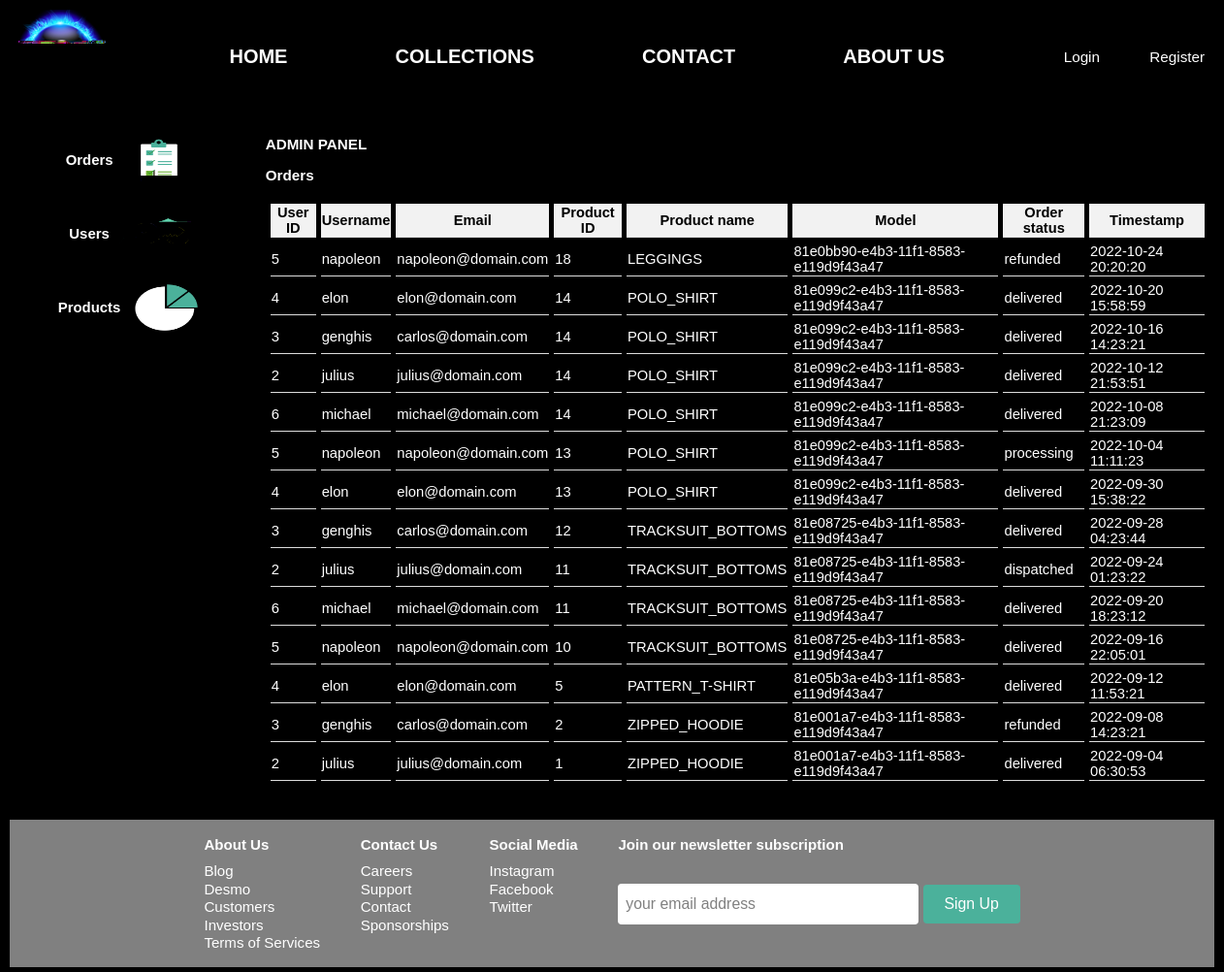
The page /admin/admin.php (signed in) on the database as committed earlier.
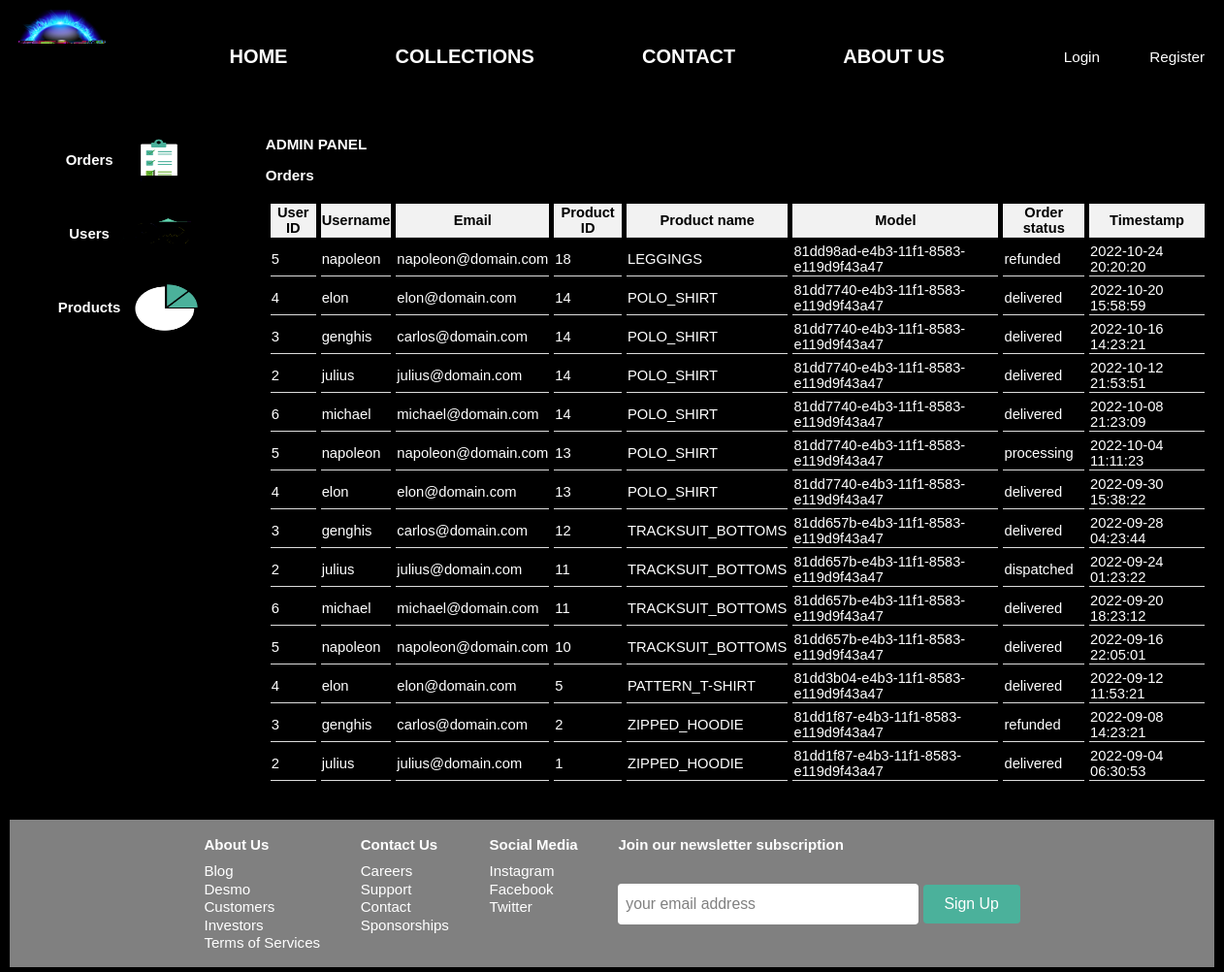
The same page on the database as committed later.
### tables this page shows
CREATE TABLE orders (
    tid SMALLINT UNSIGNED NOT NULL AUTO_INCREMENT,       
    uid SMALLINT UNSIGNED NOT NULL,
    pid SMALLINT UNSIGNED NOT NULL,
    status VARCHAR(32) DEFAULT "processing",             
    date_time DATETIME DEFAULT NOW(),
    PRIMARY KEY(tid)
);

CREATE TABLE users (
    uid SMALLINT UNSIGNED NOT NULL AUTO_INCREMENT,
    forename VARCHAR(64),
    surname VARCHAR(64),
    username VARCHAR(16) NOT NULL,
    email VARCHAR(64) NOT NULL,
    password TINYTEXT NOT NULL,
    privileges BOOLEAN DEFAULT FALSE,
    banned BOOLEAN DEFAULT FALSE,
    timeout_stamp INT,
    timeout_duration INT,
    PRIMARY KEY(uid)
);

CREATE TABLE products (
    pid SMALLINT UNSIGNED NOT NULL AUTO_INCREMENT,
    model VARCHAR(48) NOT NULL,
    name VARCHAR(128) NOT NULL,
    category VARCHAR(32) NOT NULL,
    color VARCHAR(32),
    size CHAR(3) NOT NULL,                               
    gender CHAR(1) NOT NULL,                             
    price DOUBLE NOT NULL,
    stock INT DEFAULT 0,
    views INT DEFAULT 0,
    bought_all_time BIGINT DEFAULT 0,
    avg_rating DOUBLE DEFAULT 0,
    description TEXT,
    date_time DATETIME DEFAULT NOW(),
    PRIMARY KEY(pid)
);

### admin/scripts/orders.php (the view, shortened to what this page needs)
<?php
    $query = "SELECT orders.uid, users.username, users.email, orders.pid, products.name, products.model, products.size, orders.status, orders.date_time FROM orders INNER JOIN users ON orders.uid = users.uid INNER JOIN products ON orders.pid = products.pid ORDER BY ";
    if(!isset($_GET['orders_sort']))
        $query .=  "orders.date_time DESC";
    $sth = $db->prepare($query);
    $sth->execute();
    $orders = $sth->fetchAll();
    echo "<table><tr>";
    $headings = array("User ID", "Username", "Email", "Product ID", "Product name", "Model", "Order status", "Timestamp");
    $columns = array("uid", "username", "email", "pid", "name", "model", "status", "timestamp");
    for($i=0;$i<count($headings);$i++)
    {
        echo "<th><a href=\"admin.php?admin_tab=orders&orders_sort=" . $columns[$i] . "\">" . $headings[$i];
        echo "</a></th>";
    }
    echo "</tr>";
    foreach($orders as $tmp)
    {
            echo "<td>" . $tmp['uid'] . "</td>";
            echo "<td>" . $tmp['username'] . "</td>";
            echo "<td>" . $tmp['email'] . "</td>";
            echo "<td>" . $tmp['pid'] . "</td>";
            echo "<td>" . $tmp['name'] . "</td>";
            echo "<td><a href=\"/product/product.php?model=" . $tmp['model'] . "&size=" . $tmp['size'] . "\">" . $tmp['model'] . "</a></td>";
            echo "<td>" . $tmp['status'] . "</td>";
            echo "<td>" . $tmp['date_time'] . "</td>";
    }
    echo "</table>";
?>

### admin/admin.php (shortened to what this page needs)
<!DOCTYPE html>
<html lang="en">
    <head>
        <link rel="stylesheet" href="admin.css?ts=<?=time()?>">
        <link rel="stylesheet" href="/shared-files/200219998/footer.css?ts=<?=time()?>">
    </head>
    <body>
        <div id="container">
            <div id="row-1-col-1">
                <img src="/shared-files/200219998/logo.png" width="50" height="50" alt="logo">
            </div>
            <div id="row-1-col-2">
                <a href="/home/home.html"><h1>HOME</h1></a>
                <a href="/collections/collections.php"><h1>COLLECTIONS</h1></a>
                <a href="/contact/contact.php"><h1>CONTACT</h1></a>
                <a href="/about-us/about-us.html"><h1>ABOUT US</h1></a>
            </div>
            <div id="row-1-col-3">
                <?php
                    if(!isset($_SESSION['auth']))
                    {
                        echo "<a href=\"/auth/login.php\">Login</a>";
                        echo "<a href=\"/auth/register.php\">Register</a>";
                    }
                ?>
            </div>
            <div id="row-2">
            </div>
            <div id="row-3-col-1">
                <a href="admin.php?admin_tab=orders" class="tab"><span>
                    <h4>Orders</h4>
                    <img src="img/orders.png" alt="orders">
                </span></a>
                <a href="admin.php?admin_tab=users" class="tab"><span>
                    <h4>Users</h4>
                    <img src="img/users.png" alt="users">
                </span></a>
                <a href="admin.php?admin_tab=products" class="tab"><span>
                    <h4>Products</h4>
                    <img src="img/products.png" alt="products">
                </span></a>
            </div>
            <div id="row-3-col-2">
                <h2>ADMIN PANEL</h2>
                <?php
                    echo "<h3>" . ucfirst($_SESSION['admin']['tab_selected']) . "</h3>";
                    require_once('scripts/' . $_SESSION['admin']['tab_selected'] . '.php');
                ?>
            </div>
            <div id="row-4">
                <div class="footer-heading footer-1">
                    <h2>About Us</h2>
                    <a href="#">Blog</a>
                    <a href="#">Desmo</a>
                    <a href="#">Customers</a>
                    <a href="#">Investors</a>
                    <a href="#">Terms of Services</a>
                </div>
                <div class="footer-heading footer-2">
                    <h2>Contact Us</h2>
                    <a href="#">Careers</a>
                    <a href="#">Support</a>
                    <a href="#">Contact</a>
                    <a href="#">Sponsorships</a>
                </div>
                <div class="footer-heading footer-3">
                    <h2>Social Media </h2>
                        <a href="#">Instagram</a>
                        <a href="#">Facebook</a>
                        <a href="#">Twitter</a>
                </div>
                <div class="footer-email-form">
                    <h2>Join our newsletter subscription</h2>
                    <input type="email" placeholder="your email address" id="footer-email">
                    <input type="submit" value="Sign Up" id="footer-email-btn">
                </div>
            </div>
        </div>
    </body>
</html>

### admin/admin.css (style rules this page uses)
body { margin: 0px; padding: 0px; }
div { padding: 5px; }
#row-1-col-1 { grid-area: row-1-col-1; }
#row-1-col-2 { grid-area: row-1-col-2; text-align: center; }
#row-1-col-3 { grid-area: row-1-col-3; }
#row-2 { grid-area: row-2; }
#row-3-col-1 { grid-area: row-3-col-1; }
#row-3-col-2 { grid-area: row-3-col-2; }
#row-4 { grid-area: row-4; }
#container { margin: 0 auto; display: grid; width: 80em; grid-template-columns: 2fr 3fr 16fr 3fr; grid-template-areas: 'row-1-col-1 row-1-col-2 row-1-col-2 row-1-col-3' 'row-2 row-2 row-2 row-2' 'row-3-col-1 row-3-col-1 row-3-col-2 row-3-col-2' 'row-4 row-4 row-4 row-4'; grid-auto-rows: auto; }
* { background-color: black; color: white; font-family: sans-serif; font-size: 99%; }
h1 { font-size: 20px; }
a { color: white; text-decoration: none; }
#row-1-col-1 > img { width: 100%; height: auto; }
#row-1-col-2, #row-1-col-3 { display: flex; justify-content: space-between; align-items: center; }
#row-1-col-2 { padding: 0 8em; }
#row-1-col-3 { padding: 0; padding-right: 10px; }
#row-3-col-1 { display: flex; flex-direction: column; }
#row-3-col-1 span { display: flex; justify-content:center; align-items: center; }
#row-3-col-1 img { padding: 10px; width: 30%; aspect-ratio: 4/3; }
table { border-spacing: 5px; table-layout: auto; width: 100%; }
th, td { border-bottom: 1px solid #ddd; }
th { background-color: #f2f2f2; color: black; }
th a,img { color: black; text-decoration: none; background-color: transparent; }

### shared-files/200219998/footer.css (style rules this page uses)
#row-4 { margin: 0 auto; padding: 0; padding-bottom: 10px; margin-top: 30px; background-color: grey; color: white; width: 100%; display: flex; justify-content: center; flex-wrap: wrap; }
#row-4 * { background-color: grey; color: white; }
.footer-heading { display: flex; flex-direction: column; margin-right: 2rem; }
.footer-heading h2 { margin-bottom: 10px; }
.footer-heading a { color: white; text-decoration: none; margin-bottom: 0.1rem; }
.footer-email-form h2 { margin-bottom: 2rem; }
#footer-email { background-color: white; width: 300px; height: 40px; border-radius: 4px; outline: none; border: none; padding-left: 0.5rem; font-size: 1rem; margin-bottom:1rem; }
#footer-email::placeholder { color: grey; }
#footer-email-btn { width: 100px; height: 40px; border-radius: 4px; background-color: #4bb19b; outline: none; border: none; color: white; font-size: 1rem; }

Rows that differ between the two databases and show on the page:
changed through a linked row, orders "LEGGINGS": pid.model "81e0bb90-e4b3-11f1-8583-e119d9f43a47" → "81dd98ad-e4b3-11f1-8583-e119d9f43a47"
changed through a linked row, orders (number 2 of 14 on the later page): pid.model "81e099c2-e4b3-11f1-8583-e119d9f43a47" → "81dd7740-e4b3-11f1-8583-e119d9f43a47"
changed through a linked row, orders (number 3 of 14 on the later page): pid.model "81e099c2-e4b3-11f1-8583-e119d9f43a47" → "81dd7740-e4b3-11f1-8583-e119d9f43a47"
changed through a linked row, orders (number 4 of 14 on the later page): pid.model "81e099c2-e4b3-11f1-8583-e119d9f43a47" → "81dd7740-e4b3-11f1-8583-e119d9f43a47"
changed through a linked row, orders (number 5 of 14 on the later page): pid.model "81e099c2-e4b3-11f1-8583-e119d9f43a47" → "81dd7740-e4b3-11f1-8583-e119d9f43a47"
changed through a linked row, orders "processing": pid.model "81e099c2-e4b3-11f1-8583-e119d9f43a47" → "81dd7740-e4b3-11f1-8583-e119d9f43a47"
changed through a linked row, orders (number 7 of 14 on the later page): pid.model "81e099c2-e4b3-11f1-8583-e119d9f43a47" → "81dd7740-e4b3-11f1-8583-e119d9f43a47"
changed through a linked row, orders (number 8 of 14 on the later page): pid.model "81e08725-e4b3-11f1-8583-e119d9f43a47" → "81dd657b-e4b3-11f1-8583-e119d9f43a47"
changed through a linked row, orders "dispatched": pid.model "81e08725-e4b3-11f1-8583-e119d9f43a47" → "81dd657b-e4b3-11f1-8583-e119d9f43a47"
changed through a linked row, orders (number 10 of 14 on the later page): pid.model "81e08725-e4b3-11f1-8583-e119d9f43a47" → "81dd657b-e4b3-11f1-8583-e119d9f43a47"
changed through a linked row, orders (number 11 of 14 on the later page): pid.model "81e08725-e4b3-11f1-8583-e119d9f43a47" → "81dd657b-e4b3-11f1-8583-e119d9f43a47"
changed through a linked row, orders "PATTERN_T-SHIRT": pid.model "81e05b3a-e4b3-11f1-8583-e119d9f43a47" → "81dd3b04-e4b3-11f1-8583-e119d9f43a47"
changed through a linked row, orders (number 13 of 14 on the later page): pid.model "81e001a7-e4b3-11f1-8583-e119d9f43a47" → "81dd1f87-e4b3-11f1-8583-e119d9f43a47"
changed through a linked row, orders (number 14 of 14 on the later page): pid.model "81e001a7-e4b3-11f1-8583-e119d9f43a47" → "81dd1f87-e4b3-11f1-8583-e119d9f43a47"
